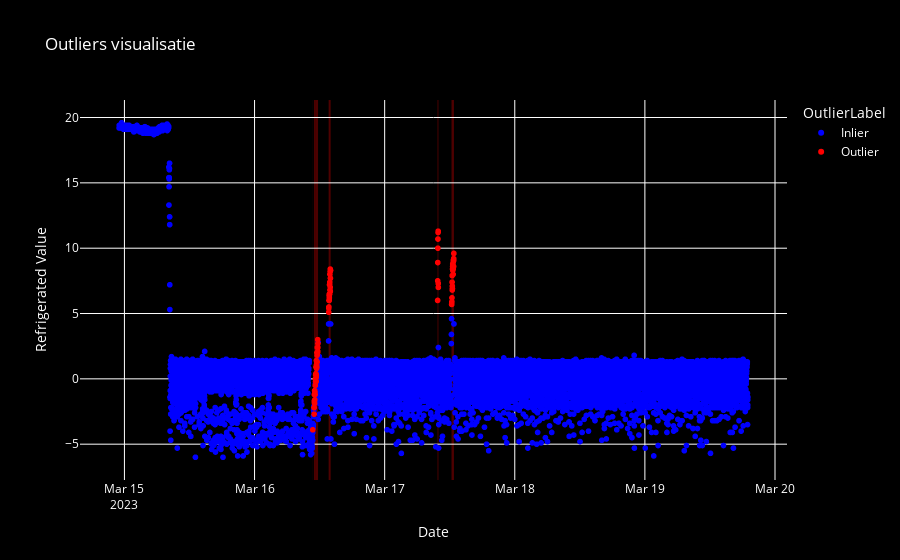

Source (notebook cell):
### Markdown cell above
## Time series: Outliers visualisatie over de tijd op variabel 'Refrigerated'

### Code cell
outliers['OutlierLabel'] = outliers['Outlier'].map({0: 'Inlier', 1: 'Outlier'})

fig = px.scatter(
    outliers,
    x=outliers.index,
    y='Refrigerated',
    color='OutlierLabel',
    color_discrete_map={'Inlier': 'blue', 'Outlier': 'red'},
    labels={'x': 'Date', 'Refrigerated': 'Refrigerated Value'},
    title='Outliers visualisatie'
)

for ts in outliers[outliers['Outlier'] == 1].index:
    fig.add_vrect(
        x0=ts - pd.Timedelta(minutes=1),
        x1=ts + pd.Timedelta(minutes=1),
        fillcolor="red",
        opacity=0.2,
        line_width=0,
        layer="below"
    )

fig.update_layout(
    plot_bgcolor='black',  
    paper_bgcolor='black',
    font_color='white',     
)

fig.update_xaxes(
    showgrid=True,
    gridcolor='white',
    zeroline=False
)

fig.update_yaxes(
    showgrid=True,
    gridcolor='white',
    zeroline=False
)
fig.show()

### Figure 1 — Plotly figure (JSON) as saved in the notebook; plotly's stock layout.template omitted (floating-point values rounded to 4 significant figures; data arrays with more than 128 entries replaced by an {"elided": "..."} marker saying what was removed)
{"data": [{"hovertemplate": "OutlierLabel=Inlier<br>Date=%{x}<br>Refrigerated Value=%{y}<extra></extra>", "legendgroup": "Inlier", "marker": {"color": "blue", "symbol": "circle"}, "mode": "markers", "name": "Inlier", "showlegend": true, "type": "scattergl", "x": {"elided": "6859 str values"}, "xaxis": "x", "y": {"elided": "6859 float values"}, "yaxis": "y"}, {"hovertemplate": "OutlierLabel=Outlier<br>Date=%{x}<br>Refrigerated Value=%{y}<extra></extra>", "legendgroup": "Outlier", "marker": {"color": "red", "symbol": "circle"}, "mode": "markers", "name": "Outlier", "showlegend": true, "type": "scattergl", "x": ["2023-03-16T10:44:00", "2023-03-16T10:58:00", "2023-03-16T10:59:00", "2023-03-16T11:00:00", "2023-03-16T11:01:00", "2023-03-16T11:02:00", "2023-03-16T11:03:00", "2023-03-16T11:04:00", "2023-03-16T11:05:00", "2023-03-16T11:06:00", "2023-03-16T11:07:00", "2023-03-16T11:08:00", "2023-03-16T11:09:00", "2023-03-16T11:10:00", "2023-03-16T11:11:00", "2023-03-16T11:13:00", "2023-03-16T11:14:00", "2023-03-16T11:15:00", "2023-03-16T11:16:00", "2023-03-16T11:17:00", "2023-03-16T11:18:00", "2023-03-16T11:19:00", "2023-03-16T11:20:00", "2023-03-16T11:21:00", "2023-03-16T11:22:00", "2023-03-16T11:23:00", "2023-03-16T11:24:00", "2023-03-16T11:25:00", "2023-03-16T11:26:00", "2023-03-16T11:27:00", "2023-03-16T11:28:00", "2023-03-16T11:29:00", "2023-03-16T11:30:00", "2023-03-16T11:31:00", "2023-03-16T11:32:00", "2023-03-16T11:33:00", "2023-03-16T11:34:00", "2023-03-16T11:35:00", "2023-03-16T11:36:00", "2023-03-16T11:37:00", "2023-03-16T11:38:00", "2023-03-16T11:39:00", "2023-03-16T11:40:00", "2023-03-16T11:41:00", "2023-03-16T11:42:00", "2023-03-16T13:41:00", "2023-03-16T13:42:00", "2023-03-16T13:43:00", "2023-03-16T13:44:00", "2023-03-16T13:45:00", "2023-03-16T13:46:00", "2023-03-16T13:47:00", "2023-03-16T13:48:00", "2023-03-16T13:49:00", "2023-03-16T13:50:00", "2023-03-16T13:51:00", "2023-03-16T13:52:00", "2023-03-16T13:53:00", "2023-03-16T13:54:00", "2023-03-16T13:55:00", "2023-03-16T13:56:00", "2023-03-16T13:57:00", "2023-03-16T13:58:00", "2023-03-16T13:59:00", "2023-03-16T14:00:00", "2023-03-16T14:01:00", "2023-03-17T09:46:00", "2023-03-17T09:47:00", "2023-03-17T09:48:00", "2023-03-17T09:49:00", "2023-03-17T09:50:00", "2023-03-17T09:51:00", "2023-03-17T09:52:00", "2023-03-17T09:53:00", "2023-03-17T09:54:00", "2023-03-17T12:21:00", "2023-03-17T12:22:00", "2023-03-17T12:23:00", "2023-03-17T12:24:00", "2023-03-17T12:25:00", "2023-03-17T12:26:00", "2023-03-17T12:27:00", "2023-03-17T12:28:00", "2023-03-17T12:29:00", "2023-03-17T12:30:00", "2023-03-17T12:31:00", "2023-03-17T12:32:00", "2023-03-17T12:33:00", "2023-03-17T12:34:00", "2023-03-17T12:35:00", "2023-03-17T12:36:00", "2023-03-17T12:37:00", "2023-03-17T12:38:00", "2023-03-17T12:39:00", "2023-03-17T12:40:00", "2023-03-17T12:41:00", "2023-03-17T12:42:00", "2023-03-17T12:43:00", "2023-03-17T12:44:00", "2023-03-17T12:45:00", "2023-03-17T12:46:00"], "xaxis": "x", "y": [-3.9, -2.2, -2.7, -2.2, -1.7, -1.2, -1.8, -1.9, -0.9, -0.9, -1.6, -1.2, -1, -1.2, -0.5, -0.5, 0, -0.2, 0.3, -0.2, -0.2, 0.4, 0.9, 0.1, -0.2, 1, 0.3, 1.4, 0.8, 1.1, 1.2, 0.9, 0.9, 2, 1.8, 1.3, 1.9, 2.4, 2.4, 2, 2.4, 3, 2.1, 2.4, 2.7, 5.1, 5.4, 5.5, 6, 6.4, 6, 6.3, 6.2, 6.5, 7.2, 7.2, 6.5, 7.4, 8, 6.8, 8.2, 7, 8.4, 6.7, 7.7, 8.3, 6, 7.5, 8.9, 10, 10.7, 11.2, 11.3, 7.3, 7, 5.7, 5.7, 5.8, 5.9, 6.2, 7.4, 7.9, 6.8, 7.1, 6.9, 8.4, 8.6, 8.8, 8.3, 8.7, 8.8, 8.5, 8, 8.4, 8.6, 9, 9.1, 8.6, 9.2, 9.1, 9.6], "yaxis": "y"}], "layout": {"font": {"color": "white"}, "legend": {"title": {"text": "OutlierLabel"}, "tracegroupgap": 0}, "paper_bgcolor": "black", "plot_bgcolor": "black", "shapes": [{"fillcolor": "red", "layer": "below", "line": {"width": 0}, "opacity": 0.2, "type": "rect", "x0": "2023-03-16T10:43:00", "x1": "2023-03-16T10:45:00", "xref": "x", "y0": 0, "y1": 1, "yref": "y domain"}, {"fillcolor": "red", "layer": "below", "line": {"width": 0}, "opacity": 0.2, "type": "rect", "x0": "2023-03-16T10:57:00", "x1": "2023-03-16T10:59:00", "xref": "x", "y0": 0, "y1": 1, "yref": "y domain"}, {"fillcolor": "red", "layer": "below", "line": {"width": 0}, "opacity": 0.2, "type": "rect", "x0": "2023-03-16T10:58:00", "x1": "2023-03-16T11:00:00", "xref": "x", "y0": 0, "y1": 1, "yref": "y domain"}, {"fillcolor": "red", "layer": "below", "line": {"width": 0}, "opacity": 0.2, "type": "rect", "x0": "2023-03-16T10:59:00", "x1": "2023-03-16T11:01:00", "xref": "x", "y0": 0, "y1": 1, "yref": "y domain"}, {"fillcolor": "red", "layer": "below", "line": {"width": 0}, "opacity": 0.2, "type": "rect", "x0": "2023-03-16T11:00:00", "x1": "2023-03-16T11:02:00", "xref": "x", "y0": 0, "y1": 1, "yref": "y domain"}, {"fillcolor": "red", "layer": "below", "line": {"width": 0}, "opacity": 0.2, "type": "rect", "x0": "2023-03-16T11:01:00", "x1": "2023-03-16T11:03:00", "xref": "x", "y0": 0, "y1": 1, "yref": "y domain"}, {"fillcolor": "red", "layer": "below", "line": {"width": 0}, "opacity": 0.2, "type": "rect", "x0": "2023-03-16T11:02:00", "x1": "2023-03-16T11:04:00", "xref": "x", "y0": 0, "y1": 1, "yref": "y domain"}, {"fillcolor": "red", "layer": "below", "line": {"width": 0}, "opacity": 0.2, "type": "rect", "x0": "2023-03-16T11:03:00", "x1": "2023-03-16T11:05:00", "xref": "x", "y0": 0, "y1": 1, "yref": "y domain"}, {"fillcolor": "red", "layer": "below", "line": {"width": 0}, "opacity": 0.2, "type": "rect", "x0": "2023-03-16T11:04:00", "x1": "2023-03-16T11:06:00", "xref": "x", "y0": 0, "y1": 1, "yref": "y domain"}, {"fillcolor": "red", "layer": "below", "line": {"width": 0}, "opacity": 0.2, "type": "rect", "x0": "2023-03-16T11:05:00", "x1": "2023-03-16T11:07:00", "xref": "x", "y0": 0, "y1": 1, "yref": "y domain"}, {"fillcolor": "red", "layer": "below", "line": {"width": 0}, "opacity": 0.2, "type": "rect", "x0": "2023-03-16T11:06:00", "x1": "2023-03-16T11:08:00", "xref": "x", "y0": 0, "y1": 1, "yref": "y domain"}, {"fillcolor": "red", "layer": "below", "line": {"width": 0}, "opacity": 0.2, "type": "rect", "x0": "2023-03-16T11:07:00", "x1": "2023-03-16T11:09:00", "xref": "x", "y0": 0, "y1": 1, "yref": "y domain"}, {"fillcolor": "red", "layer": "below", "line": {"width": 0}, "opacity": 0.2, "type": "rect", "x0": "2023-03-16T11:08:00", "x1": "2023-03-16T11:10:00", "xref": "x", "y0": 0, "y1": 1, "yref": "y domain"}, {"fillcolor": "red", "layer": "below", "line": {"width": 0}, "opacity": 0.2, "type": "rect", "x0": "2023-03-16T11:09:00", "x1": "2023-03-16T11:11:00", "xref": "x", "y0": 0, "y1": 1, "yref": "y domain"}, {"fillcolor": "red", "layer": "below", "line": {"width": 0}, "opacity": 0.2, "type": "rect", "x0": "2023-03-16T11:10:00", "x1": "2023-03-16T11:12:00", "xref": "x", "y0": 0, "y1": 1, "yref": "y domain"}, {"fillcolor": "red", "layer": "below", "line": {"width": 0}, "opacity": 0.2, "type": "rect", "x0": "2023-03-16T11:12:00", "x1": "2023-03-16T11:14:00", "xref": "x", "y0": 0, "y1": 1, "yref": "y domain"}, {"fillcolor": "red", "layer": "below", "line": {"width": 0}, "opacity": 0.2, "type": "rect", "x0": "2023-03-16T11:13:00", "x1": "2023-03-16T11:15:00", "xref": "x", "y0": 0, "y1": 1, "yref": "y domain"}, {"fillcolor": "red", "layer": "below", "line": {"width": 0}, "opacity": 0.2, "type": "rect", "x0": "2023-03-16T11:14:00", "x1": "2023-03-16T11:16:00", "xref": "x", "y0": 0, "y1": 1, "yref": "y domain"}, {"fillcolor": "red", "layer": "below", "line": {"width": 0}, "opacity": 0.2, "type": "rect", "x0": "2023-03-16T11:15:00", "x1": "2023-03-16T11:17:00", "xref": "x", "y0": 0, "y1": 1, "yref": "y domain"}, {"fillcolor": "red", "layer": "below", "line": {"width": 0}, "opacity": 0.2, "type": "rect", "x0": "2023-03-16T11:16:00", "x1": "2023-03-16T11:18:00", "xref": "x", "y0": 0, "y1": 1, "yref": "y domain"}, {"fillcolor": "red", "layer": "below", "line": {"width": 0}, "opacity": 0.2, "type": "rect", "x0": "2023-03-16T11:17:00", "x1": "2023-03-16T11:19:00", "xref": "x", "y0": 0, "y1": 1, "yref": "y domain"}, {"fillcolor": "red", "layer": "below", "line": {"width": 0}, "opacity": 0.2, "type": "rect", "x0": "2023-03-16T11:18:00", "x1": "2023-03-16T11:20:00", "xref": "x", "y0": 0, "y1": 1, "yref": "y domain"}, {"fillcolor": "red", "layer": "below", "line": {"width": 0}, "opacity": 0.2, "type": "rect", "x0": "2023-03-16T11:19:00", "x1": "2023-03-16T11:21:00", "xref": "x", "y0": 0, "y1": 1, "yref": "y domain"}, {"fillcolor": "red", "layer": "below", "line": {"width": 0}, "opacity": 0.2, "type": "rect", "x0": "2023-03-16T11:20:00", "x1": "2023-03-16T11:22:00", "xref": "x", "y0": 0, "y1": 1, "yref": "y domain"}, {"fillcolor": "red", "layer": "below", "line": {"width": 0}, "opacity": 0.2, "type": "rect", "x0": "2023-03-16T11:21:00", "x1": "2023-03-16T11:23:00", "xref": "x", "y0": 0, "y1": 1, "yref": "y domain"}, {"fillcolor": "red", "layer": "below", "line": {"width": 0}, "opacity": 0.2, "type": "rect", "x0": "2023-03-16T11:22:00", "x1": "2023-03-16T11:24:00", "xref": "x", "y0": 0, "y1": 1, "yref": "y domain"}, {"fillcolor": "red", "layer": "below", "line": {"width": 0}, "opacity": 0.2, "type": "rect", "x0": "2023-03-16T11:23:00", "x1": "2023-03-16T11:25:00", "xref": "x", "y0": 0, "y1": 1, "yref": "y domain"}, {"fillcolor": "red", "layer": "below", "line": {"width": 0}, "opacity": 0.2, "type": "rect", "x0": "2023-03-16T11:24:00", "x1": "2023-03-16T11:26:00", "xref": "x", "y0": 0, "y1": 1, "yref": "y domain"}, {"fillcolor": "red", "layer": "below", "line": {"width": 0}, "opacity": 0.2, "type": "rect", "x0": "2023-03-16T11:25:00", "x1": "2023-03-16T11:27:00", "xref": "x", "y0": 0, "y1": 1, "yref": "y domain"}, {"fillcolor": "red", "layer": "below", "line": {"width": 0}, "opacity": 0.2, "type": "rect", "x0": "2023-03-16T11:26:00", "x1": "2023-03-16T11:28:00", "xref": "x", "y0": 0, "y1": 1, "yref": "y domain"}, {"fillcolor": "red", "layer": "below", "line": {"width": 0}, "opacity": 0.2, "type": "rect", "x0": "2023-03-16T11:27:00", "x1": "2023-03-16T11:29:00", "xref": "x", "y0": 0, "y1": 1, "yref": "y domain"}, {"fillcolor": "red", "layer": "below", "line": {"width": 0}, "opacity": 0.2, "type": "rect", "x0": "2023-03-16T11:28:00", "x1": "2023-03-16T11:30:00", "xref": "x", "y0": 0, "y1": 1, "yref": "y domain"}, {"fillcolor": "red", "layer": "below", "line": {"width": 0}, "opacity": 0.2, "type": "rect", "x0": "2023-03-16T11:29:00", "x1": "2023-03-16T11:31:00", "xref": "x", "y0": 0, "y1": 1, "yref": "y domain"}, {"fillcolor": "red", "layer": "below", "line": {"width": 0}, "opacity": 0.2, "type": "rect", "x0": "2023-03-16T11:30:00", "x1": "2023-03-16T11:32:00", "xref": "x", "y0": 0, "y1": 1, "yref": "y domain"}, {"fillcolor": "red", "layer": "below", "line": {"width": 0}, "opacity": 0.2, "type": "rect", "x0": "2023-03-16T11:31:00", "x1": "2023-03-16T11:33:00", "xref": "x", "y0": 0, "y1": 1, "yref": "y domain"}, {"fillcolor": "red", "layer": "below", "line": {"width": 0}, "opacity": 0.2, "type": "rect", "x0": "2023-03-16T11:32:00", "x1": "2023-03-16T11:34:00", "xref": "x", "y0": 0, "y1": 1, "yref": "y domain"}, {"fillcolor": "red", "layer": "below", "line": {"width": 0}, "opacity": 0.2, "type": "rect", "x0": "2023-03-16T11:33:00", "x1": "2023-03-16T11:35:00", "xref": "x", "y0": 0, "y1": 1, "yref": "y domain"}, {"fillcolor": "red", "layer": "below", "line": {"width": 0}, "opacity": 0.2, "type": "rect", "x0": "2023-03-16T11:34:00", "x1": "2023-03-16T11:36:00", "xref": "x", "y0": 0, "y1": 1, "yref": "y domain"}, {"fillcolor": "red", "layer": "below", "line": {"width": 0}, "opacity": 0.2, "type": "rect", "x0": "2023-03-16T11:35:00", "x1": "2023-03-16T11:37:00", "xref": "x", "y0": 0, "y1": 1, "yref": "y domain"}, {"fillcolor": "red", "layer": "below", "line": {"width": 0}, "opacity": 0.2, "type": "rect", "x0": "2023-03-16T11:36:00", "x1": "2023-03-16T11:38:00", "xref": "x", "y0": 0, "y1": 1, "yref": "y domain"}, {"fillcolor": "red", "layer": "below", "line": {"width": 0}, "opacity": 0.2, "type": "rect", "x0": "2023-03-16T11:37:00", "x1": "2023-03-16T11:39:00", "xref": "x", "y0": 0, "y1": 1, "yref": "y domain"}, {"fillcolor": "red", "layer": "below", "line": {"width": 0}, "opacity": 0.2, "type": "rect", "x0": "2023-03-16T11:38:00", "x1": "2023-03-16T11:40:00", "xref": "x", "y0": 0, "y1": 1, "yref": "y domain"}, {"fillcolor": "red", "layer": "below", "line": {"width": 0}, "opacity": 0.2, "type": "rect", "x0": "2023-03-16T11:39:00", "x1": "2023-03-16T11:41:00", "xref": "x", "y0": 0, "y1": 1, "yref": "y domain"}, {"fillcolor": "red", "layer": "below", "line": {"width": 0}, "opacity": 0.2, "type": "rect", "x0": "2023-03-16T11:40:00", "x1": "2023-03-16T11:42:00", "xref": "x", "y0": 0, "y1": 1, "yref": "y domain"}, {"fillcolor": "red", "layer": "below", "line": {"width": 0}, "opacity": 0.2, "type": "rect", "x0": "2023-03-16T11:41:00", "x1": "2023-03-16T11:43:00", "xref": "x", "y0": 0, "y1": 1, "yref": "y domain"}, {"fillcolor": "red", "layer": "below", "line": {"width": 0}, "opacity": 0.2, "type": "rect", "x0": "2023-03-16T13:40:00", "x1": "2023-03-16T13:42:00", "xref": "x", "y0": 0, "y1": 1, "yref": "y domain"}, {"fillcolor": "red", "layer": "below", "line": {"width": 0}, "opacity": 0.2, "type": "rect", "x0": "2023-03-16T13:41:00", "x1": "2023-03-16T13:43:00", "xref": "x", "y0": 0, "y1": 1, "yref": "y domain"}, {"fillcolor": "red", "layer": "below", "line": {"width": 0}, "opacity": 0.2, "type": "rect", "x0": "2023-03-16T13:42:00", "x1": "2023-03-16T13:44:00", "xref": "x", "y0": 0, "y1": 1, "yref": "y domain"}, {"fillcolor": "red", "layer": "below", "line": {"width": 0}, "opacity": 0.2, "type": "rect", "x0": "2023-03-16T13:43:00", "x1": "2023-03-16T13:45:00", "xref": "x", "y0": 0, "y1": 1, "yref": "y domain"}, {"fillcolor": "red", "layer": "below", "line": {"width": 0}, "opacity": 0.2, "type": "rect", "x0": "2023-03-16T13:44:00", "x1": "2023-03-16T13:46:00", "xref": "x", "y0": 0, "y1": 1, "yref": "y domain"}, {"fillcolor": "red", "layer": "below", "line": {"width": 0}, "opacity": 0.2, "type": "rect", "x0": "2023-03-16T13:45:00", "x1": "2023-03-16T13:47:00", "xref": "x", "y0": 0, "y1": 1, "yref": "y domain"}, {"fillcolor": "red", "layer": "below", "line": {"width": 0}, "opacity": 0.2, "type": "rect", "x0": "2023-03-16T13:46:00", "x1": "2023-03-16T13:48:00", "xref": "x", "y0": 0, "y1": 1, "yref": "y domain"}, {"fillcolor": "red", "layer": "below", "line": {"width": 0}, "opacity": 0.2, "type": "rect", "x0": "2023-03-16T13:47:00", "x1": "2023-03-16T13:49:00", "xref": "x", "y0": 0, "y1": 1, "yref": "y domain"}, {"fillcolor": "red", "layer": "below", "line": {"width": 0}, "opacity": 0.2, "type": "rect", "x0": "2023-03-16T13:48:00", "x1": "2023-03-16T13:50:00", "xref": "x", "y0": 0, "y1": 1, "yref": "y domain"}, {"fillcolor": "red", "layer": "below", "line": {"width": 0}, "opacity": 0.2, "type": "rect", "x0": "2023-03-16T13:49:00", "x1": "2023-03-16T13:51:00", "xref": "x", "y0": 0, "y1": 1, "yref": "y domain"}, {"fillcolor": "red", "layer": "below", "line": {"width": 0}, "opacity": 0.2, "type": "rect", "x0": "2023-03-16T13:50:00", "x1": "2023-03-16T13:52:00", "xref": "x", "y0": 0, "y1": 1, "yref": "y domain"}, {"fillcolor": "red", "layer": "below", "line": {"width": 0}, "opacity": 0.2, "type": "rect", "x0": "2023-03-16T13:51:00", "x1": "2023-03-16T13:53:00", "xref": "x", "y0": 0, "y1": 1, "yref": "y domain"}, {"fillcolor": "red", "layer": "below", "line": {"width": 0}, "opacity": 0.2, "type": "rect", "x0": "2023-03-16T13:52:00", "x1": "2023-03-16T13:54:00", "xref": "x", "y0": 0, "y1": 1, "yref": "y domain"}, {"fillcolor": "red", "layer": "below", "line": {"width": 0}, "opacity": 0.2, "type": "rect", "x0": "2023-03-16T13:53:00", "x1": "2023-03-16T13:55:00", "xref": "x", "y0": 0, "y1": 1, "yref": "y domain"}, {"fillcolor": "red", "layer": "below", "line": {"width": 0}, "opacity": 0.2, "type": "rect", "x0": "2023-03-16T13:54:00", "x1": "2023-03-16T13:56:00", "xref": "x", "y0": 0, "y1": 1, "yref": "y domain"}, {"fillcolor": "red", "layer": "below", "line": {"width": 0}, "opacity": 0.2, "type": "rect", "x0": "2023-03-16T13:55:00", "x1": "2023-03-16T13:57:00", "xref": "x", "y0": 0, "y1": 1, "yref": "y domain"}, {"fillcolor": "red", "layer": "below", "line": {"width": 0}, "opacity": 0.2, "type": "rect", "x0": "2023-03-16T13:56:00", "x1": "2023-03-16T13:58:00", "xref": "x", "y0": 0, "y1": 1, "yref": "y domain"}, {"fillcolor": "red", "layer": "below", "line": {"width": 0}, "opacity": 0.2, "type": "rect", "x0": "2023-03-16T13:57:00", "x1": "2023-03-16T13:59:00", "xref": "x", "y0": 0, "y1": 1, "yref": "y domain"}, {"fillcolor": "red", "layer": "below", "line": {"width": 0}, "opacity": 0.2, "type": "rect", "x0": "2023-03-16T13:58:00", "x1": "2023-03-16T14:00:00", "xref": "x", "y0": 0, "y1": 1, "yref": "y domain"}, {"fillcolor": "red", "layer": "below", "line": {"width": 0}, "opacity": 0.2, "type": "rect", "x0": "2023-03-16T13:59:00", "x1": "2023-03-16T14:01:00", "xref": "x", "y0": 0, "y1": 1, "yref": "y domain"}, {"fillcolor": "red", "layer": "below", "line": {"width": 0}, "opacity": 0.2, "type": "rect", "x0": "2023-03-16T14:00:00", "x1": "2023-03-16T14:02:00", "xref": "x", "y0": 0, "y1": 1, "yref": "y domain"}, {"fillcolor": "red", "layer": "below", "line": {"width": 0}, "opacity": 0.2, "type": "rect", "x0": "2023-03-17T09:45:00", "x1": "2023-03-17T09:47:00", "xref": "x", "y0": 0, "y1": 1, "yref": "y domain"}, {"fillcolor": "red", "layer": "below", "line": {"width": 0}, "opacity": 0.2, "type": "rect", "x0": "2023-03-17T09:46:00", "x1": "2023-03-17T09:48:00", "xref": "x", "y0": 0, "y1": 1, "yref": "y domain"}, {"fillcolor": "red", "layer": "below", "line": {"width": 0}, "opacity": 0.2, "type": "rect", "x0": "2023-03-17T09:47:00", "x1": "2023-03-17T09:49:00", "xref": "x", "y0": 0, "y1": 1, "yref": "y domain"}, {"fillcolor": "red", "layer": "below", "line": {"width": 0}, "opacity": 0.2, "type": "rect", "x0": "2023-03-17T09:48:00", "x1": "2023-03-17T09:50:00", "xref": "x", "y0": 0, "y1": 1, "yref": "y domain"}, {"fillcolor": "red", "layer": "below", "line": {"width": 0}, "opacity": 0.2, "type": "rect", "x0": "2023-03-17T09:49:00", "x1": "2023-03-17T09:51:00", "xref": "x", "y0": 0, "y1": 1, "yref": "y domain"}, {"fillcolor": "red", "layer": "below", "line": {"width": 0}, "opacity": 0.2, "type": "rect", "x0": "2023-03-17T09:50:00", "x1": "2023-03-17T09:52:00", "xref": "x", "y0": 0, "y1": 1, "yref": "y domain"}, {"fillcolor": "red", "layer": "below", "line": {"width": 0}, "opacity": 0.2, "type": "rect", "x0": "2023-03-17T09:51:00", "x1": "2023-03-17T09:53:00", "xref": "x", "y0": 0, "y1": 1, "yref": "y domain"}, {"fillcolor": "red", "layer": "below", "line": {"width": 0}, "opacity": 0.2, "type": "rect", "x0": "2023-03-17T09:52:00", "x1": "2023-03-17T09:54:00", "xref": "x", "y0": 0, "y1": 1, "yref": "y domain"}, {"fillcolor": "red", "layer": "below", "line": {"width": 0}, "opacity": 0.2, "type": "rect", "x0": "2023-03-17T09:53:00", "x1": "2023-03-17T09:55:00", "xref": "x", "y0": 0, "y1": 1, "yref": "y domain"}, {"fillcolor": "red", "layer": "below", "line": {"width": 0}, "opacity": 0.2, "type": "rect", "x0": "2023-03-17T12:20:00", "x1": "2023-03-17T12:22:00", "xref": "x", "y0": 0, "y1": 1, "yref": "y domain"}, {"fillcolor": "red", "layer": "below", "line": {"width": 0}, "opacity": 0.2, "type": "rect", "x0": "2023-03-17T12:21:00", "x1": "2023-03-17T12:23:00", "xref": "x", "y0": 0, "y1": 1, "yref": "y domain"}, {"fillcolor": "red", "layer": "below", "line": {"width": 0}, "opacity": 0.2, "type": "rect", "x0": "2023-03-17T12:22:00", "x1": "2023-03-17T12:24:00", "xref": "x", "y0": 0, "y1": 1, "yref": "y domain"}, {"fillcolor": "red", "layer": "below", "line": {"width": 0}, "opacity": 0.2, "type": "rect", "x0": "2023-03-17T12:23:00", "x1": "2023-03-17T12:25:00", "xref": "x", "y0": 0, "y1": 1, "yref": "y domain"}, {"fillcolor": "red", "layer": "below", "line": {"width": 0}, "opacity": 0.2, "type": "rect", "x0": "2023-03-17T12:24:00", "x1": "2023-03-17T12:26:00", "xref": "x", "y0": 0, "y1": 1, "yref": "y domain"}, {"fillcolor": "red", "layer": "below", "line": {"width": 0}, "opacity": 0.2, "type": "rect", "x0": "2023-03-17T12:25:00", "x1": "2023-03-17T12:27:00", "xref": "x", "y0": 0, "y1": 1, "yref": "y domain"}, {"fillcolor": "red", "layer": "below", "line": {"width": 0}, "opacity": 0.2, "type": "rect", "x0": "2023-03-17T12:26:00", "x1": "2023-03-17T12:28:00", "xref": "x", "y0": 0, "y1": 1, "yref": "y domain"}, {"fillcolor": "red", "layer": "below", "line": {"width": 0}, "opacity": 0.2, "type": "rect", "x0": "2023-03-17T12:27:00", "x1": "2023-03-17T12:29:00", "xref": "x", "y0": 0, "y1": 1, "yref": "y domain"}, {"fillcolor": "red", "layer": "below", "line": {"width": 0}, "opacity": 0.2, "type": "rect", "x0": "2023-03-17T12:28:00", "x1": "2023-03-17T12:30:00", "xref": "x", "y0": 0, "y1": 1, "yref": "y domain"}, {"fillcolor": "red", "layer": "below", "line": {"width": 0}, "opacity": 0.2, "type": "rect", "x0": "2023-03-17T12:29:00", "x1": "2023-03-17T12:31:00", "xref": "x", "y0": 0, "y1": 1, "yref": "y domain"}, {"fillcolor": "red", "layer": "below", "line": {"width": 0}, "opacity": 0.2, "type": "rect", "x0": "2023-03-17T12:30:00", "x1": "2023-03-17T12:32:00", "xref": "x", "y0": 0, "y1": 1, "yref": "y domain"}, {"fillcolor": "red", "layer": "below", "line": {"width": 0}, "opacity": 0.2, "type": "rect", "x0": "2023-03-17T12:31:00", "x1": "2023-03-17T12:33:00", "xref": "x", "y0": 0, "y1": 1, "yref": "y domain"}, {"fillcolor": "red", "layer": "below", "line": {"width": 0}, "opacity": 0.2, "type": "rect", "x0": "2023-03-17T12:32:00", "x1": "2023-03-17T12:34:00", "xref": "x", "y0": 0, "y1": 1, "yref": "y domain"}, {"fillcolor": "red", "layer": "below", "line": {"width": 0}, "opacity": 0.2, "type": "rect", "x0": "2023-03-17T12:33:00", "x1": "2023-03-17T12:35:00", "xref": "x", "y0": 0, "y1": 1, "yref": "y domain"}, {"fillcolor": "red", "layer": "below", "line": {"width": 0}, "opacity": 0.2, "type": "rect", "x0": "2023-03-17T12:34:00", "x1": "2023-03-17T12:36:00", "xref": "x", "y0": 0, "y1": 1, "yref": "y domain"}, {"fillcolor": "red", "layer": "below", "line": {"width": 0}, "opacity": 0.2, "type": "rect", "x0": "2023-03-17T12:35:00", "x1": "2023-03-17T12:37:00", "xref": "x", "y0": 0, "y1": 1, "yref": "y domain"}, {"fillcolor": "red", "layer": "below", "line": {"width": 0}, "opacity": 0.2, "type": "rect", "x0": "2023-03-17T12:36:00", "x1": "2023-03-17T12:38:00", "xref": "x", "y0": 0, "y1": 1, "yref": "y domain"}, {"fillcolor": "red", "layer": "below", "line": {"width": 0}, "opacity": 0.2, "type": "rect", "x0": "2023-03-17T12:37:00", "x1": "2023-03-17T12:39:00", "xref": "x", "y0": 0, "y1": 1, "yref": "y domain"}, {"fillcolor": "red", "layer": "below", "line": {"width": 0}, "opacity": 0.2, "type": "rect", "x0": "2023-03-17T12:38:00", "x1": "2023-03-17T12:40:00", "xref": "x", "y0": 0, "y1": 1, "yref": "y domain"}, {"fillcolor": "red", "layer": "below", "line": {"width": 0}, "opacity": 0.2, "type": "rect", "x0": "2023-03-17T12:39:00", "x1": "2023-03-17T12:41:00", "xref": "x", "y0": 0, "y1": 1, "yref": "y domain"}, {"fillcolor": "red", "layer": "below", "line": {"width": 0}, "opacity": 0.2, "type": "rect", "x0": "2023-03-17T12:40:00", "x1": "2023-03-17T12:42:00", "xref": "x", "y0": 0, "y1": 1, "yref": "y domain"}, {"fillcolor": "red", "layer": "below", "line": {"width": 0}, "opacity": 0.2, "type": "rect", "x0": "2023-03-17T12:41:00", "x1": "2023-03-17T12:43:00", "xref": "x", "y0": 0, "y1": 1, "yref": "y domain"}, {"fillcolor": "red", "layer": "below", "line": {"width": 0}, "opacity": 0.2, "type": "rect", "x0": "2023-03-17T12:42:00", "x1": "2023-03-17T12:44:00", "xref": "x", "y0": 0, "y1": 1, "yref": "y domain"}, {"fillcolor": "red", "layer": "below", "line": {"width": 0}, "opacity": 0.2, "type": "rect", "x0": "2023-03-17T12:43:00", "x1": "2023-03-17T12:45:00", "xref": "x", "y0": 0, "y1": 1, "yref": "y domain"}, {"fillcolor": "red", "layer": "below", "line": {"width": 0}, "opacity": 0.2, "type": "rect", "x0": "2023-03-17T12:44:00", "x1": "2023-03-17T12:46:00", "xref": "x", "y0": 0, "y1": 1, "yref": "y domain"}, {"fillcolor": "red", "layer": "below", "line": {"width": 0}, "opacity": 0.2, "type": "rect", "x0": "2023-03-17T12:45:00", "x1": "2023-03-17T12:47:00", "xref": "x", "y0": 0, "y1": 1, "yref": "y domain"}], "title": {"text": "Outliers visualisatie"}, "xaxis": {"anchor": "y", "domain": [0, 1], "gridcolor": "white", "showgrid": true, "title": {"text": "Date"}, "zeroline": false}, "yaxis": {"anchor": "x", "domain": [0, 1], "gridcolor": "white", "showgrid": true, "title": {"text": "Refrigerated Value"}, "zeroline": false}}}
